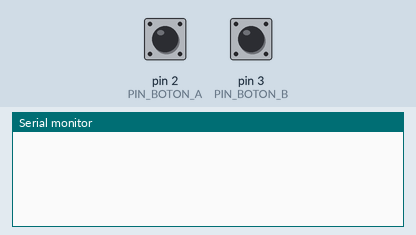
The sketch below on a simulated Arduino Uno, built with avr-gcc and run on an emulated ATmega328P. Shown: the last lines printed to the serial monitor. Inputs (shaded band) come from the test bench; at power-on: pin 2 (PIN_BOTON_A) HIGH, pin 3 (PIN_BOTON_B) LOW.

Above: at 1.2 s.
1.3 s: pin 2 (PIN_BOTON_A) pulled LOW for 0.15 s
At 2.4 s:
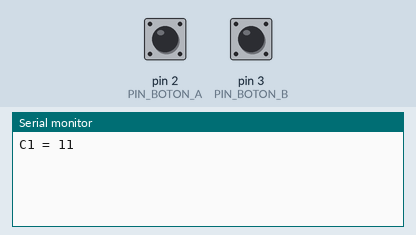
2.9 s: pin 3 (PIN_BOTON_B) pulled HIGH for 0.15 s
At 3.7 s:
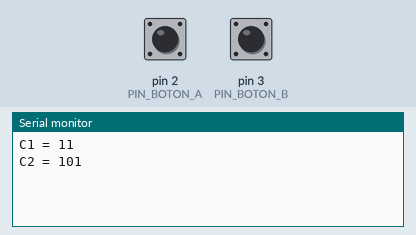
4.5 s: pin 2 (PIN_BOTON_A) pulled LOW for 1 s
At 4.9 s:
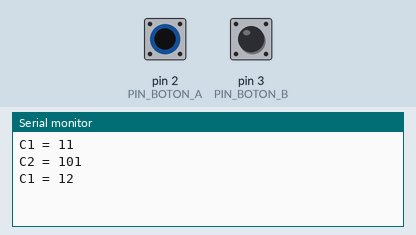
7.0 s: pin 3 (PIN_BOTON_B) pulled HIGH for 1 s
At 8.1 s:
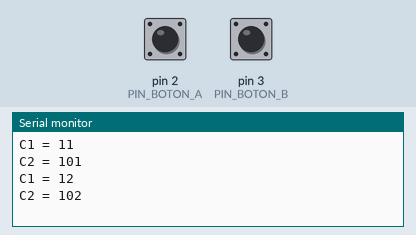
Timing chart, 0 to 10.0 s (numbered marks = the images above; inputs shaded):
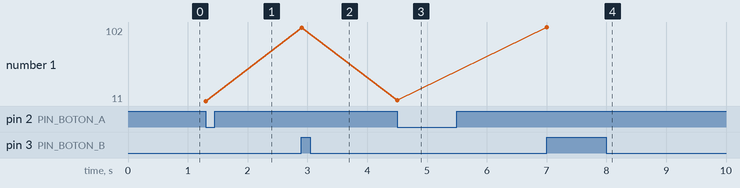

Measured:
- after the input at 1.3 s, the serial monitor: prints a new line at once (image 1)
- after the input at 2.9 s, the serial monitor: prints a new line at once (image 2)
- after the input at 4.5 s, the serial monitor: prints a new line at once (image 3)
- after the input at 7.0 s, the serial monitor: prints a new line at once (image 4)
- plotted number 1: 11 → 101 after the input at 2.9 s, 101 → 12 after the input at 4.5 s, 12 → 102 after the input at 7.0 s

The sketch:

Ejercicio02-Comprueba_Entorno_ESP8266.ino
```cpp
#include "Contador.h"
#include "DetectaFlanco.h"

#define PIN_BOTON_A 2
#define PIN_BOTON_B 3

Contador C1,C2;
DetectaFlanco DF1(PIN_BOTON_A), DF2(PIN_BOTON_B);

void setup() {
  Serial.begin(9600);
  DF1.inicio(INPUT_PULLUP);
  DF2.inicio(INPUT);
  C1.SetContador(10);
  C2.SetContador(100);
}

void loop() {
  if (DF1.comprueba() == -1) {
    C1.Incrementar() ;
    Serial.println("C1 = " + (String)C1.GetCont());
  }

  if (DF2.comprueba() == 1) {
    C2.Incrementar() ;
    Serial.println("C2 = " + (String)C2.GetCont());
  }

  delay(50); //Evitar rebotes
}
```

Contador.h
```cpp
class Contador {
  private:
    int N ;

  public:
    Contador() {
      N = 0 ;
    }

    void SetContador( int n) {
      N = n ;
    }

    void Incrementar() {
      N++ ;
    }

    int GetCont() {
      return (N) ;
    }
};
```

DetectaFlanco.h
```cpp
class DetectaFlanco {
  private:
    int _pin;
    boolean _anterior_estado;
    boolean _estado;

  public:
    DetectaFlanco(int pin) {
      _pin = pin ;
    }

    void inicio(int input) {  //solo admitre los parámetros INPUT e INPUT_PULLUP
      pinMode(_pin, input);
      _anterior_estado = digitalRead(_pin);
    }

    int comprueba() {
      _estado = digitalRead(_pin);

      if (_anterior_estado != _estado) {
        if (_estado == HIGH) {
          _anterior_estado = _estado;
          return 1; //Flanco Ascendente
        }
        else {
          _anterior_estado = _estado;
          return -1; //Flanco Descendente
        }
      }
      else
        return 0;
    }
};
```
